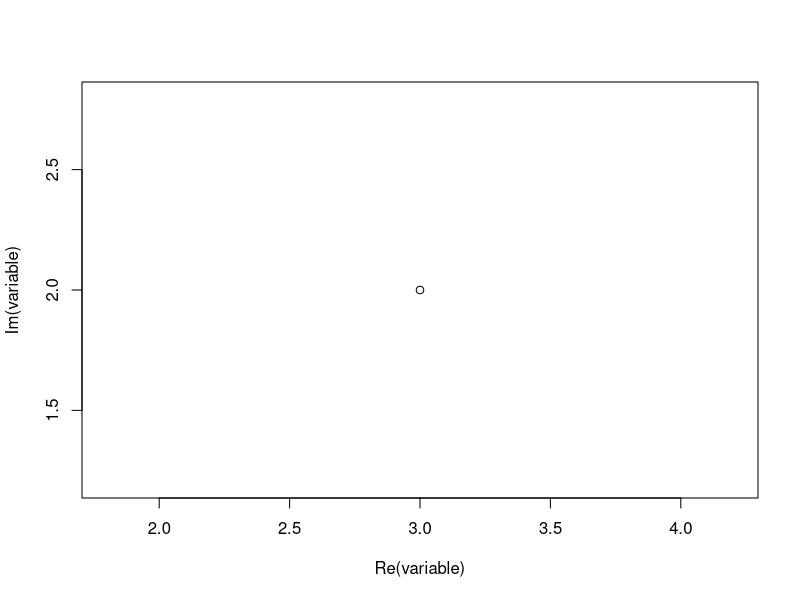

Here is the R script that generated this plot:
# R is like a fast calculator

232047294879347 * 242424 / 12313 + 2

# in R <- is used to assign a value to a variable. You can also use =

test_variable <- 232047294879347 * 242424 / 12313 + 2
test_variable

#you can use rm() to remove a variable, object
rm(test_variable)
test_variable = 2
test_variable

# you do not have to remove to update or change the variable
# and you can change the variable using it's own value
test_variable <- test_variable * test_variable
test_variable

#### The datatype of each variable is inferred

#### R's datatypes ####

# Logical is either TRUE or FALSE
variable <- FALSE 
class(variable)

# Numeric is a number that can include fractual parts, i.e. 2.34 
variable <- 2.34 
class(variable)

# Integer is a whole number
variable <- 2L 
variable
class(variable)

##### Sidetrack

# Integers are cheaper than Numerics
object.size(c(1L,2L,3L,4L,5L)) < object.size(c(1,2,3,4,5))
# Unless they are empty
object.size(numeric()) == object.size(integer())
# Than they are both 48bytes
object.size(numeric())

##### Back to data types

# You can also express complex numbers
variable <- 3 + 2i
variable
class(variable)
# And plot them
plot(variable)

# Strings are called characters in R
variable <- "hello world"
variable
class(variable)

# And there is also raw data
variable <- charToRaw(variable)
variable
class(variable)

# raw objects are small. empty raw objects are also 48bytes though

object.size(raw())

### The types you will use most are characters, numeric, and logical

#### R's data structures  ####

### Technically everything that you have produced so far are vectors
### Vectors can be combined using the c() function

VectorA <- 2
VectorB <- c(1L,2L)
c(VectorA,VectorB)
class(c(VectorA,VectorB))
class(c(VectorB))

### A list is an R-object which can contain many different types
### like vectors, functions and even another list inside it.

list(VectorA, VectorB, list(VectorA, VectorB), mean)

### A matrix is a two-dimensional rectangular data set of ONE data type. 
### It can be created using a vector input to the matrix function.
### Create a matrix.
M <- matrix( c('a','a','b','c','b','a'), nrow = 2, ncol = 3, byrow = TRUE)
M

# Hold on, how does the matrix() function work
?matrix

# Compare
M <- matrix(c('a','a','b','c','b','a'), nrow = 2, ncol = 3, byrow = FALSE)
M

# Got it?

### A factor stores the vector and all its unique values
# Create a vector.
apples <- c('iOS','iPhone','MBP','iPhone','MBP')
# Create a factor object.
factor_apples <- factor(apples, levels = c("iOS", "iPhone", "MBP", "Mac"), ordered = T)
factor(apples)

# Have a look
apples
factor(apples)
factor_apples
nlevels(factor_apples)
factor_apples[4]
as.character(factor_apples[4])

### Data Frames are mixed data presented in tabular form
# Create the data frame.
data_types <- data.frame(
  types = c("logical", "numerical","integer", "complex", "character", "raw"), 
  usage_probability = c(1, 1, 1, 0.1, 1, 0.5), 
  got_it = c(rep("yes", 5), "no"),
  answer = rep(42L, 6)
)
View(data_types)

# Aside from Base R function, you can include
# third party function, objects, and data
# via library

library(tidyverse)

# but before you can use the library, you have to
# install it with the install.packages() function

install.packages("tidyverse")

# you only have to do it once on each new system
# or after upgrading your R version

library(tidyverse)

# The tidyverse package is a library that contains
# a lot of useful features and it is the package, I use
# in almost every R programme
# It has also change the dataframe type to a more modern
# object called tibble

data_types_tibble <- as_tibble(data_types)

# Let's have a look
data_types
data_types_tibble

# Trees (e.g. when we want to parse JSON, XML)  
## In R trees are just lists of lists
## (R likes copying (a lot), so if you want to store the data as a more complex graph, you need to use a graph db)

tree <- list(NodeA = list(NodeA_A = 1, NodeA_B = 2), NodeB = list(NodeB_A = 3, NodeB_B = list(NodeB_B_A = 4, NodeB_B_B =5)))

# Helper function for displaying the components of a list as a tree #
# Source: https://stackoverflow.com/questions/18122548/display-names-of-column-of-recursive-list-as-tree ####

nametree <- function(X, prefix = "") {
  if( is.list(X) )
    for( i in seq_along(X) ) { 
      cat( prefix, names(X)[i], "\n", sep="" )
      nametree(X[[i]], paste0(prefix, "  "))
    }
}

nametree(tree)

# whole tree
tree
# left child: list(NodeA_A = 1, NodeA_B = 2)
tree[[1]]
tree$NodeA

# right child list(NodeB_A = 3, NodeB_B = list(NodeB_B_A = 4, NodeB_B_B =5))
tree[[2]]
tree$NodeB

# left child of right child: 3
tree[[2]][[1]]
tree$NodeB$NodeB_A

